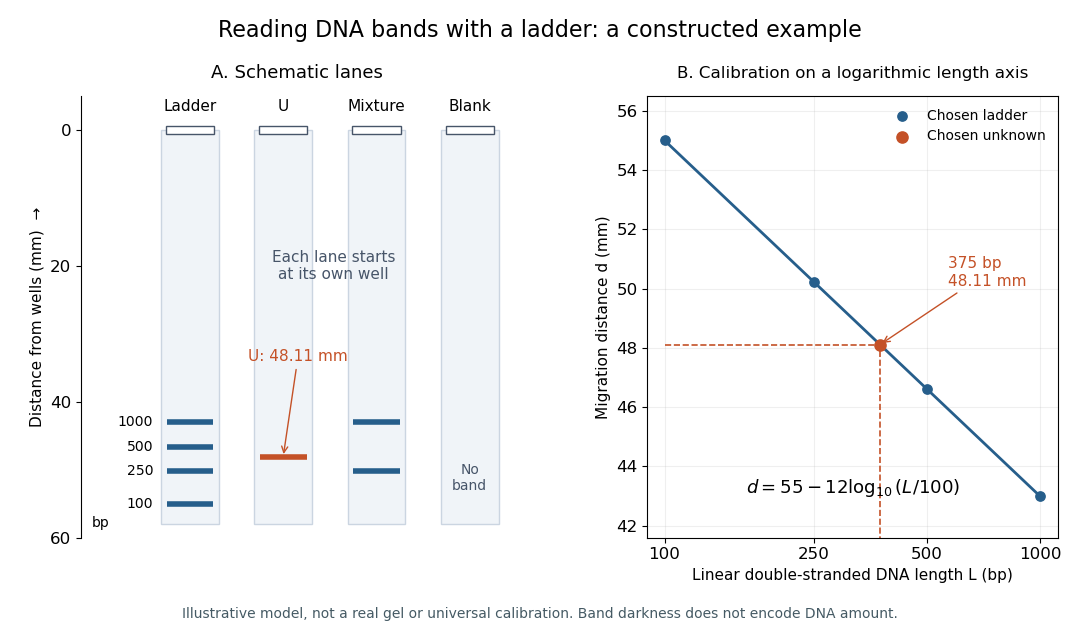

This figure's Python source:
"""Original illustrative lanes and logarithmic calibration; run from _media.

Tested with Python 3.14, matplotlib 3.10.7 and numpy 2.3.5. No measured data.
"""

from pathlib import Path

import matplotlib.pyplot as plt
import numpy as np
from matplotlib.patches import Rectangle


def distance(length):
    return 55 - 12*np.log10(np.asarray(length)/100)


def main():
    plt.rcParams.update({"font.size": 12, "font.family": "DejaVu Sans"})
    lengths = np.array([100, 250, 500, 1000])
    distances = distance(lengths)
    unknown, unknown_d = 375, float(distance(375))
    fig, (lanes, curve) = plt.subplots(1, 2, figsize=(10.8, 6.4), dpi=100,
                                     gridspec_kw={"width_ratios": [1.05, 1]})
    fig.patch.set_facecolor("white")
    fig.suptitle("Reading DNA bands with a ladder: a constructed example", fontsize=16, y=.97)
    lanes.set_title("A. Schematic lanes", fontsize=13, pad=13)
    lanes.set_xlim(-.65, 4.9)
    lanes.set_ylim(60, -5)
    lanes.set_ylabel("Distance from wells (mm)  →", fontsize=11)
    lanes.set_yticks([0, 20, 40, 60])
    lanes.set_xticks([])
    for spine in ("top", "right", "bottom"):
        lanes.spines[spine].set_visible(False)
    labels = ["Ladder", "U", "Mixture", "Blank"]
    for x, label in zip([.75, 1.95, 3.15, 4.35], labels):
        lanes.add_patch(Rectangle((x-.37, 0), .74, 58, facecolor="#f0f4f8", edgecolor="#cbd5e1"))
        lanes.add_patch(Rectangle((x-.31, -.6), .62, 1.2, facecolor="white", edgecolor="#475569"))
        lanes.text(x, -2.8, label, ha="center", fontsize=11)
    for length, d in zip(lengths, distances):
        lanes.plot([.45, 1.05], [d, d], color="#265e8b", lw=4, solid_capstyle="butt")
        lanes.text(.28, d, str(length), va="center", ha="right", fontsize=10)
    lanes.plot([1.65, 2.25], [unknown_d, unknown_d], color="#c45127", lw=4, solid_capstyle="butt")
    for length in [250, 1000]:
        lanes.plot([2.85, 3.45], [distance(length)]*2, color="#265e8b", lw=4, solid_capstyle="butt")
    lanes.text(2.6, 22, "Each lane starts\nat its own well", ha="center", color="#475569", fontsize=11)
    lanes.annotate(f"U: {unknown_d:.2f} mm", xy=(1.95, unknown_d), xytext=(1.5, 34),
                   arrowprops={"arrowstyle": "->", "color": "#c45127"}, color="#c45127", fontsize=11)
    lanes.text(4.35, 53, "No\nband", ha="center", fontsize=10, color="#475569")
    lanes.text(-.4, 58.4, "bp", ha="center", fontsize=10)

    curve.set_title("B. Calibration on a logarithmic length axis", fontsize=12, pad=13)
    xs = np.geomspace(100, 1000, 150)
    curve.semilogx(xs, distance(xs), color="#265e8b", lw=2)
    curve.scatter(lengths, distances, color="#265e8b", s=45, zorder=3, label="Chosen ladder")
    curve.scatter([unknown], [unknown_d], s=65, color="#c45127", zorder=4, label="Chosen unknown")
    curve.plot([100, unknown, unknown], [unknown_d, unknown_d, 41.6], color="#c45127", ls="--", lw=1.2)
    curve.annotate(f"375 bp\n{unknown_d:.2f} mm", xy=(unknown, unknown_d), xytext=(570, 50.1),
                   arrowprops={"arrowstyle": "->", "color": "#c45127"}, color="#c45127", fontsize=11)
    curve.set_xlim(90, 1120)
    curve.set_ylim(41.6, 56.5)
    curve.set_xticks([100, 250, 500, 1000], ["100", "250", "500", "1000"])
    curve.minorticks_off()
    curve.set_xlabel("Linear double-stranded DNA length L (bp)", fontsize=11)
    curve.set_ylabel("Migration distance d (mm)", fontsize=11)
    curve.grid(alpha=.2)
    curve.text(.5, .10, r"$d=55-12\log_{10}(L/100)$", transform=curve.transAxes, ha="center", fontsize=13)
    curve.legend(loc="upper right", fontsize=10, frameon=False)
    fig.text(.5, .035, "Illustrative model, not a real gel or universal calibration. Band darkness does not encode DNA amount.",
             ha="center", fontsize=10, color="#455a64")
    fig.subplots_adjust(left=.075, right=.98, top=.85, bottom=.16, wspace=.32)
    fig.savefig(Path(__file__).stem + ".png", facecolor="white", dpi=100)
    plt.close(fig)


if __name__ == "__main__":
    main()
